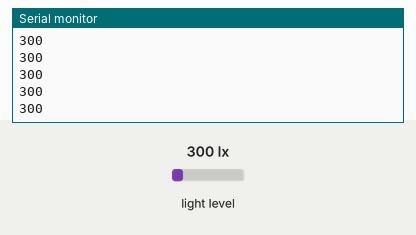
Simulated run of this sketch. Board: Arduino Uno, built with avr-gcc and run on an emulated ATmega328P. On the bench: the last lines printed to the serial monitor. The inputs (shaded band) are chosen by the test bench; at power-on: light level 300 lx.

Above: at 1.2 s.
1.3 s: light level set to 40 lx
At 2.1 s:
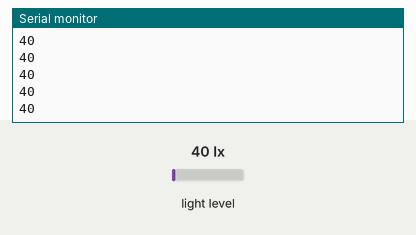
2.8 s: light level set to 500 lx
At 3.5 s:
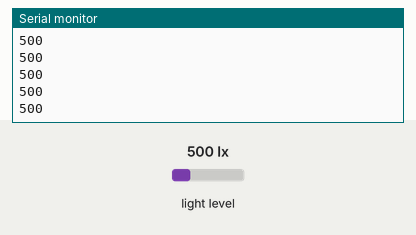
Timing chart, 0 to 5.8 s (numbered marks = the images above; inputs shaded):
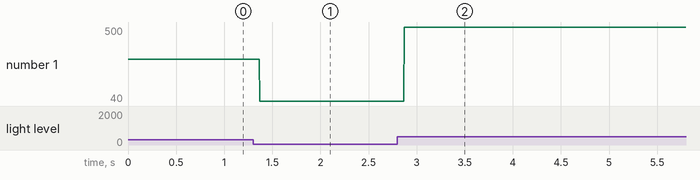

The sketch:

readsensor.ino
```cpp
#include <Wire.h>
#include <Adafruit_TSL2591.h>
#include <rgb_lcd.h>
rgb_lcd lcd;
Adafruit_TSL2591 tsl = Adafruit_TSL2591(2591);


void setup() {
  // put your setup code here, to run once:
Serial.begin(9600);
}

int Readsensor() {
  uint r= tsl.getLuminosity(TSL2591_VISIBLE);
  Serial.println(r);


  return r;


}

void loop() {
Readsensor();
// put your main code here, to run repeatedly:

}
```

Measured:
- after the input at 1.3 s, the serial monitor: prints a new line after 0.07 s (image 1)
- after the input at 2.8 s, the serial monitor: prints a new line after 0.07 s (image 2)
- plotted number 1: 300 → 40 after the input at 1.3 s, 40 → 500 after the input at 2.8 s
